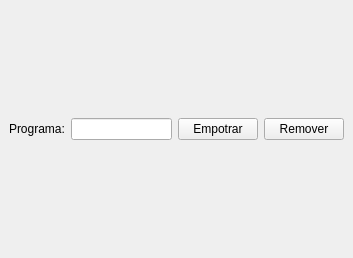
<?xml version="1.0" encoding="UTF-8"?>
<ui version="4.0">
 <class>MainWindow</class>
 <widget class="QMainWindow" name="MainWindow">
  <property name="geometry">
   <rect>
    <x>0</x>
    <y>0</y>
    <width>353</width>
    <height>258</height>
   </rect>
  </property>
  <property name="windowTitle">
   <string>MainWindow</string>
  </property>
  <widget class="QWidget" name="centralwidget">
   <layout class="QGridLayout" name="gridLayout">
    <item row="0" column="0">
     <layout class="QVBoxLayout" name="verticalLayout">
      <item>
       <layout class="QHBoxLayout" name="horizontalLayout">
        <item>
         <widget class="QLabel" name="label">
          <property name="text">
           <string>Programa:</string>
          </property>
         </widget>
        </item>
        <item>
         <widget class="QLineEdit" name="nombreProgramaLineEdit"/>
        </item>
        <item>
         <widget class="QPushButton" name="empotrarPushButton">
          <property name="text">
           <string>Empotrar</string>
          </property>
         </widget>
        </item>
        <item>
         <widget class="QPushButton" name="removerPushButton">
          <property name="text">
           <string>Remover</string>
          </property>
         </widget>
        </item>
       </layout>
      </item>
     </layout>
    </item>
   </layout>
  </widget>
 </widget>
 <resources/>
 <connections/>
</ui>
